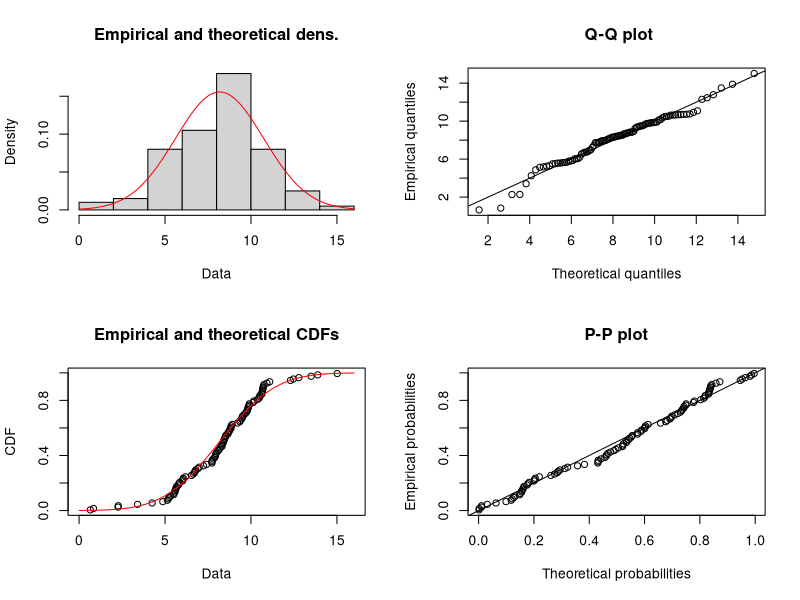
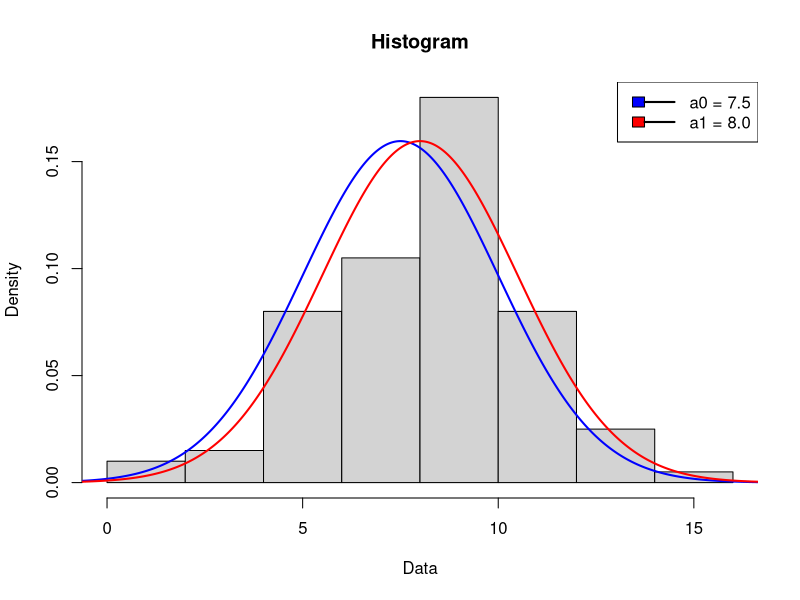

The R script that drew these images, in order:
alpha  <-  0.1
a0 <- 7.5 
sigma0 <- 2.4
a1 <- 8
sigma1 <- 2.5
eps <- 0.1
n <- 100

df <- unlist(read.csv("data.csv", header = F, sep = ";"), use.names = F)
df

summary(df)
df_mean <- mean(df)
df_sd <- sd(df)
df_len <- length(df)
df_df <- length(df) - 1
df_min <- min(df)
df_max <- max(df)
df_var <- var(df)

#1
t_stat <- (df_mean - a0)/(df_sd) * sqrt(df_len)
qt(1-alpha,df_df)

#2
chi_stat <- df_df * (df_var)/(sigma0^2)
qchisq(1-alpha, df_df)

#3
c1 <- a0 + (qnorm(1-alpha))/(sqrt(df_len)) * sigma1

#4
beta <- pnorm((c1-a1)/sigma1 * sqrt(df_len))

#5
a1_new <- c1 - sigma1/sqrt(df_len) * qnorm(eps)

#6
png(filename = "../img/hist_densts.png", 
    width = 1920, height = 1080,
    pointsize = 24, res = 96 * 1.25)
x1 <- rnorm(n = 1e5, mean = a0, sd = sigma1)
x2 <- rnorm(n = 1e5, mean = a1, sd = sigma1)
hist(df,prob=T, xlab = "Data", main = "Histogram")
lines(sort(x1),dnorm(sort(x1),a0,sigma1), col='blue', lwd = 2)
lines(sort(x2),dnorm(sort(x2),a1,sigma1), col='red', lwd = 2)
legend("topright", c("a0 = 7.5", "a1 = 8.0"), 
       lty=c(1,1),
       lwd = c(2,2),
       fill=c("blue", "red"))
dev.off()
###########################
library(fitdistrplus)
FIT <- fitdist(df, "norm")
plot(FIT)
